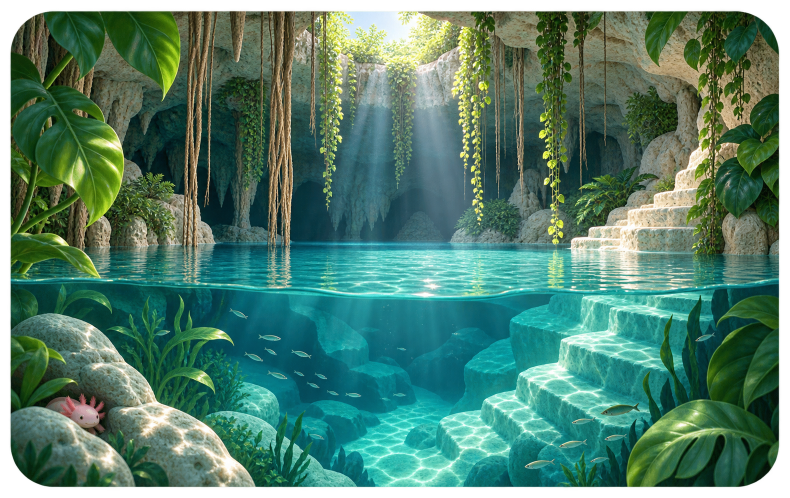
#> input picture Plata/PlataDigitalV1/Resources/plata_digital_v1/cenote_back_illustration.png, 1579 x 996 px (shown at 1/2 size)
$ python build-metal-holder.py --resources ../Plata/PlataDigitalV1/Resources/plata_digital_v1/amanecer_back_illustration.png --mask ../Plata/PlataDigitalV1/Resources/plata_digital_v1/cenote_back_illustration.png --output out.png
#> lines starting #> are read from the running program, lines starting #| are printed output that depends on the picture
#!/usr/bin/env python3
"""Compose the requested SANTIAGO D FERNANDEZ engraving from one native text mask.

Original supplied PBR files remain byte-for-byte untouched. Four derived front
maps keep the original resolution and change only the old holder region.
"""
import argparse, hashlib, json
from pathlib import Path
import numpy as np
from PIL import Image, ImageFilter, ImageCms

p=argparse.ArgumentParser(description=__doc__)
p.add_argument('--resources',type=Path,required=True)
p.add_argument('--mask',type=Path,required=True)
p.add_argument('--output',type=Path,required=True)
a=p.parse_args();a.output.mkdir(parents=True,exist_ok=True)
mask_image=Image.open(a.mask).getchannel('A')
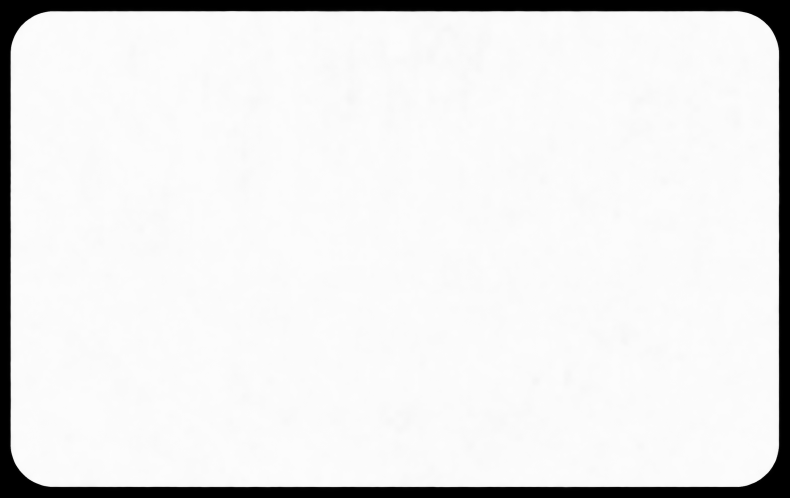
#> mask_image: PIL image 1579x996 L (shown at 1/2 size); min 0, max 255, mean 232.3
mask=np.asarray(mask_image,dtype=np.float32)/255
#> (the run stopped early here; a loop or call above may not have finished)

$ run again, on Plata/PlataDigitalV1/Resources/plata_digital_v1/jacaranda_back_illustration.png
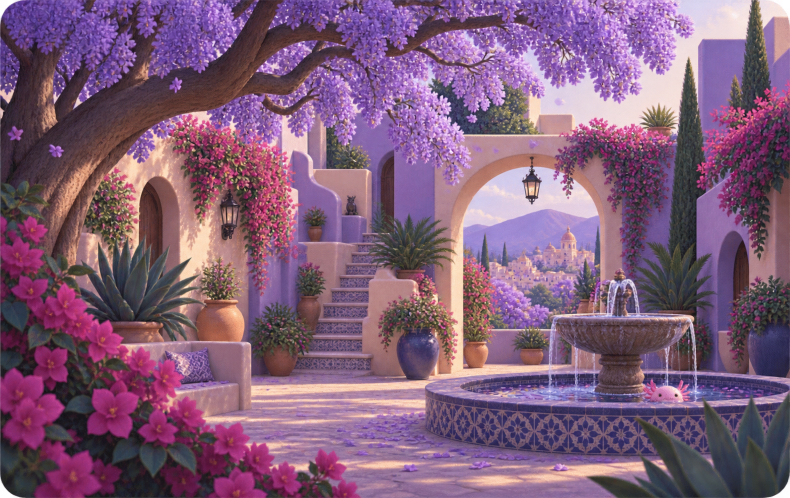
#> input picture Plata/PlataDigitalV1/Resources/plata_digital_v1/jacaranda_back_illustration.png, 1579 x 996 px (shown at 1/2 size)
#> `mask_image=Image.open(a.mask).getchannel('A')`:
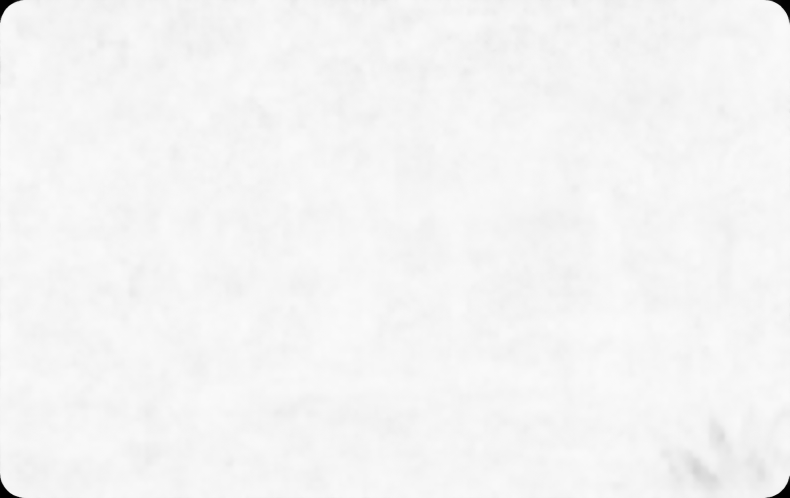
#> mask_image: PIL image 1579x996 L (shown at 1/2 size); min 0, max 251, mean 244.5

$ run again, on Plata/PlataDigitalV1/Resources/plata_digital_v1/noche_back_illustration.png
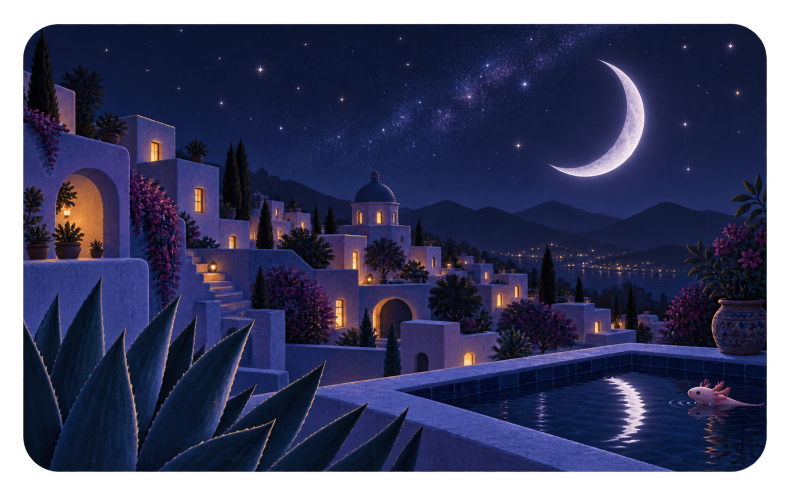
#> input picture Plata/PlataDigitalV1/Resources/plata_digital_v1/noche_back_illustration.png, 1579 x 996 px (shown at 1/2 size)
#> `mask_image=Image.open(a.mask).getchannel('A')`:
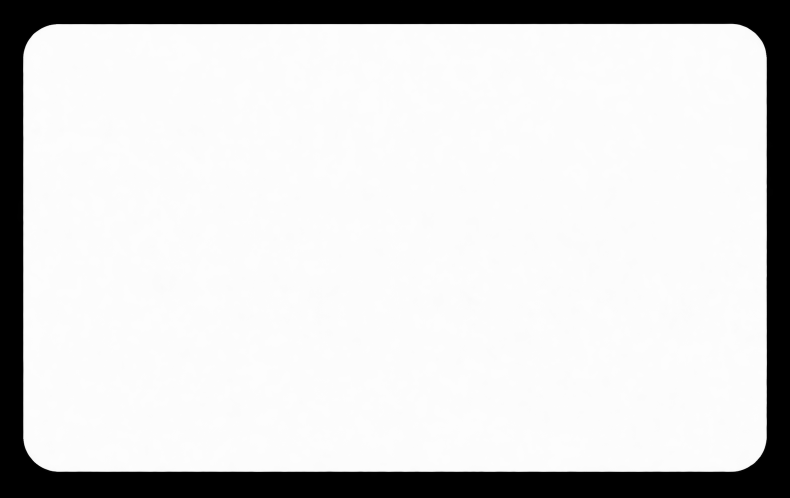
#> mask_image: PIL image 1579x996 L (shown at 1/2 size); min 0, max 255, mean 212.8
